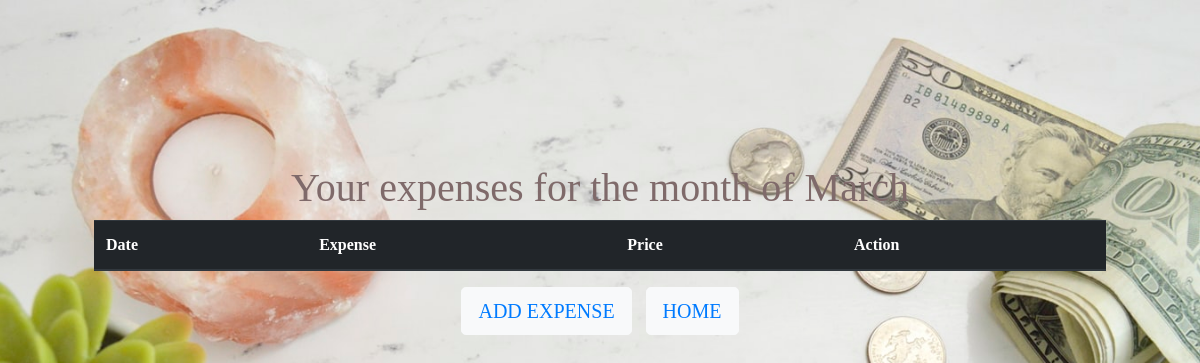
The app's page /checkexpenseMar/, older data.
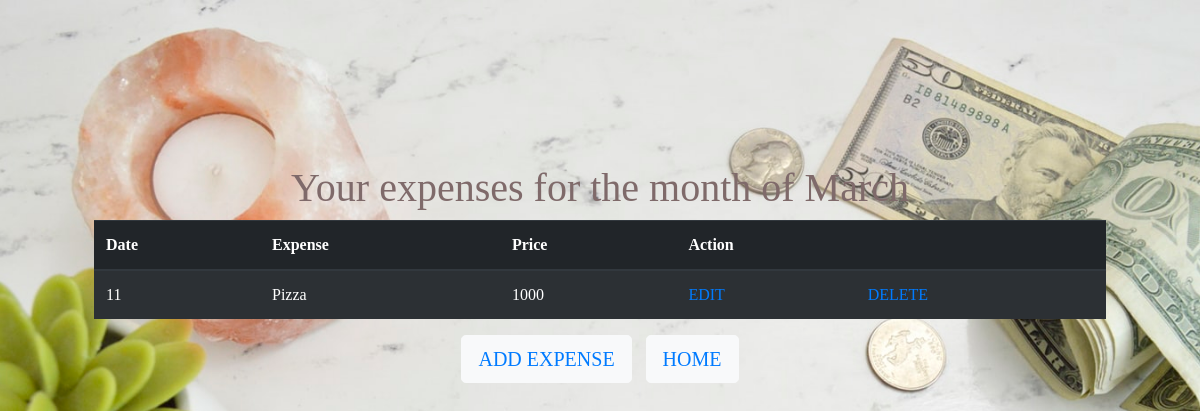
The same page, newer data.
### webapp/models.py (models this page shows)
class ExpenseMar(models.Model):
    date = models.IntegerField()
    expense = models.CharField(max_length=30)
    price = models.IntegerField()

### webapp/views.py (the view)
# urls.py: url(r'^checkexpenseMar/', views.checkexpenseMar),
def checkexpenseMar(request):
    expense = ExpenseMar.objects.all().order_by("date")
    return render(request, "checkexpense/checkexpenseMar.html", {'expense': expense})

### webapp/templates/checkexpense/checkexpenseMar.html (shortened to what this page needs)
<!DOCTYPE html>
<html>
  <head>
    <link
      rel="stylesheet"
      href="https://maxcdn.bootstrapcdn.com/bootstrap/4.0.0/css/bootstrap.min.css"
    />
    {% load static %}
  </head>
  <body class="container all" style="margin-top: 100px;">
    <h1 style="text-align: center;">Your expenses for the month of March</h1>
    <table class="table table-striped table-dark">
      <thead>
        <tr>
          <th scope="col">Date</th>
          <th scope="col">Expense</th>
          <th scope="col">Price</th>
          <th scope="col" colspan="2">Action</th>
        </tr>
      </thead>
      <tbody>
        {% for e in expense %}
        <tr>
          <td>{{e.date}}</td>
          <td>{{e.expense}}</td>
          <td>{{e.price}}</td>
          <td><a href="/editexpense/{{ e.id }}">EDIT</a></td>
          <td>
            <a href="/deleteexpense/{{ e.id }}/" onclick="return check()"
              >DELETE</a
            >
          </td>
        </tr>
        {% endfor %}
      </tbody>
    </table>
    <center>
      <button class="btn btn-light btn-lg" style="margin-right: 10px;">
        <a href="/addexpenseMar">ADD EXPENSE</a>
      </button>
      <button type="button" class="btn btn-light btn-lg">
        <a href="/options">HOME</a>
      </button>
    </center>
  </body>
</html>

Row changes from the older to the newer data that the page shows:
added ExpenseMar: date "11", expense "Pizza", price "1000"
